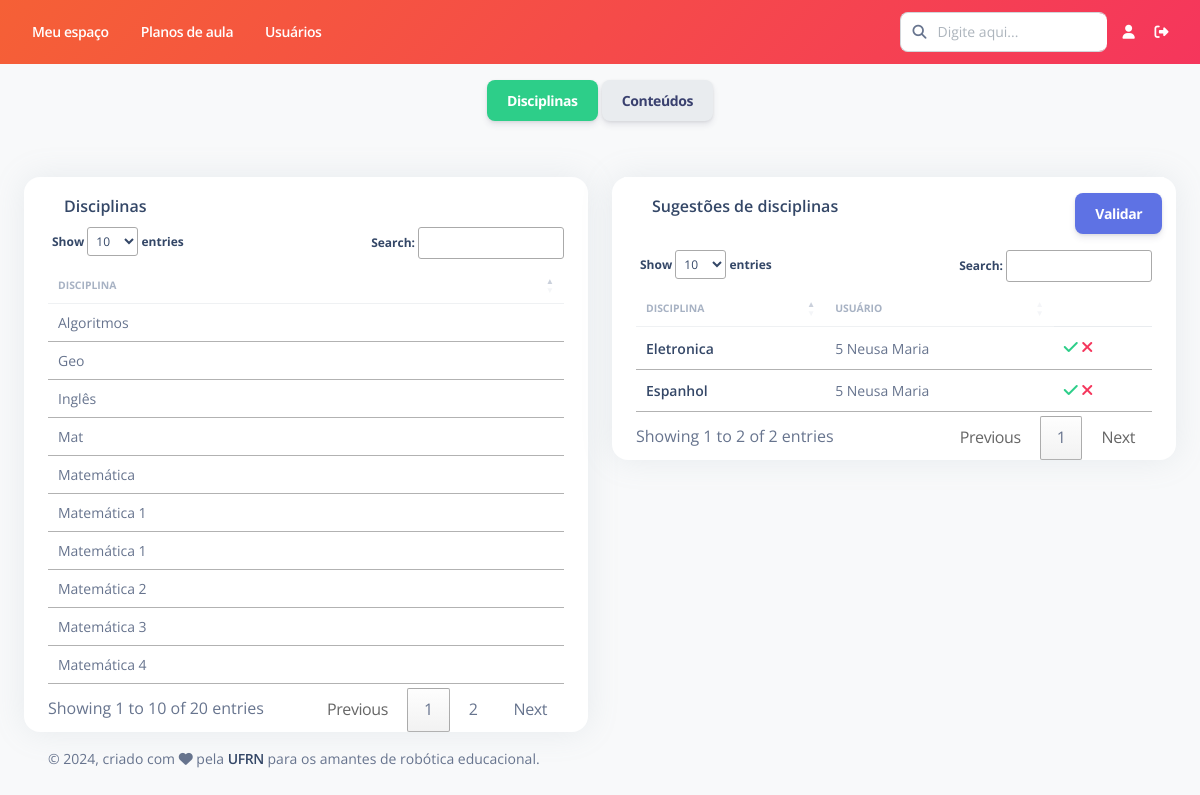
Page /disciplina/listar-sugestoes/0 on the committed database.
### Disciplina/models.py (models this page shows, shortened)
class Disciplina(models.Model):
    nome = models.CharField(max_length=200, verbose_name="Nome")
    status = models.CharField(max_length=7, choices=STATUS, default='Ativo')
    def __str__(self):
        return self.nome
    class Meta:
        ordering = ['nome']
        verbose_name = "Disciplina"
        verbose_name_plural = "Disciplinas"

class SugestaoDisciplina(models.Model):
    nome = models.CharField(max_length=200, verbose_name="Nome")
    usuario = models.ForeignKey(Usuario, on_delete=models.RESTRICT, null=True, verbose_name="Usuário")
    status = models.CharField(max_length=1, choices=STATUS_SUGESTAO, default='A')
    comentarios = models.TextField(null=True, blank=True, verbose_name="Comentários")
    data = models.DateField(auto_now_add=True, verbose_name="Data de criação", null=True)
    class Meta:
        ordering = ['status']
        verbose_name = "Sugestão de Disciplina"
        verbose_name_plural = "Sugestões de Disciplina"

### Disciplina/views.py (the view)
# urls.py: path('listar-sugestoes/<int:tipo>', views.listar_sugestoes, name="listar_sugestoes"),
def listar_sugestoes(request, tipo):
    sugestoes_disciplina = SugestaoDisciplina.objects.filter(status="A")
    sugestoes_conteudo = SugestaoConteudo.objects.filter(status="A")
    disciplinas = Disciplina.objects.filter(status="Ativo")
    conteudos = Conteudo.objects.filter(status="Ativo")
    informacoes = {
        'sugestoes_disciplina': sugestoes_disciplina,
        'sugestoes_conteudo': sugestoes_conteudo,
        'lista_disciplinas': disciplinas,
        'lista_conteudos': conteudos,
        'tipo': tipo,
    }
    return render(request, "Disciplina/listar_sugestoes.html", informacoes)

### Usuario/models.py (called while the page is built)
    def __str__(self):
        return str(self.id) + " " + self.first_name + " " + self.last_name

### templates/Disciplina/listar_sugestoes.html (shortened to what this page needs)
{% extends "Base/base.html" %}
{% load static %}
{% block conteudo %}
<div class="p-3 text-center">
  <button id="btn_disciplina" class="btn btn-success" onclick="mostrar_disciplinas()">Disciplinas</button>
  <button id="btn_conteudo" class="btn btn-light" onclick="mostrar_conteudos()">Conteúdos</button>
</div>
<div id="div_disciplina">
  <div class="row mt-4">
  <div class="col-lg-6 col-md-12 mb-lg-0 mb-4">
    <div class="card container">
      <div class="card-header pb-0 p-3">
        <div class="d-flex justify-content-between">
          <h6 class="mb-2">Disciplinas</h6>
        </div>
      </div>
      <div class="table-responsive">
          <table id="tabela_disciplinas" class="table align-items-center" cellspacing="0">
            <thead>
              <tr>
                <th class="text-uppercase text-secondary text-xxs font-weight-bolder opacity-7">Disciplina</th>
              </tr>
            </thead>
            <tbody>
                {% for disciplina in lista_disciplinas %}
                    <tr>
                        <td><p class="text-sm mb-0">{{disciplina.nome}}</p></td>
                    </tr>
                {% endfor %}
            </tbody>
          </table>
      </div>
    </div>
  </div>
  <div class="col-lg-6 mb-lg-0 mb-4">
    <div class="card container">
      <form id="form_disciplina">
        <div class="card-header pb-0 p-3 row">
          <div class="col-10">
            <h6 class="mb-0">Sugestões de disciplinas</h6>
          </div>
          <div class="col-2">
            <input type="submit" class="btn btn-primary" value="Validar" />
          </div>
        </div>
        <div class="table-responsive">
          <table id="tabela_sugestao_disciplina" class="table align-items-center" cellspacing="0">
            <thead>
              <tr>
                <th class="text-uppercase text-secondary text-xxs font-weight-bolder opacity-7">Disciplina</th>
                <th class="text-uppercase text-secondary text-xxs font-weight-bolder opacity-7">Usuário</th>
                <th></th>
              </tr>
            </thead>
            <tbody>
                {% for sugestao in sugestoes_disciplina %}
                    <tr>
                        <td><h6 class="mb-0 text-sm">{{sugestao.nome}}</h6></td>
                        <td><p class="text-sm mb-0">{{sugestao.usuario}}</p></td>
                        <td class="align-items-center">
                            <a onclick="aceitar_disciplina({{sugestao.pk}})">
                              <i id="aceitar_disciplina_{{sugestao.pk}}" class="fa fa-check text-success"></i>
                            </a>
                            <a onclick="negar_disciplina({{sugestao.pk}})">
                              <i id="negar_disciplina_{{sugestao.pk}}" class="fa fa-times text-danger"></i>
                            </a>
                        </td>
                    </tr>
                {% endfor %}
            </tbody>
        </table>
      </div>
      </form>
    </div>
  </div>
</div>
</div>
{% endblock %}

### rows in the picture
Disciplina: nome "Algoritmos"
Disciplina: nome "Geo"
Disciplina: nome "Inglês"
Disciplina: nome "Mat"
Disciplina: nome "Matemática"
Disciplina: nome "Matemática 1"
Disciplina: nome "Matemática 1"
Disciplina: nome "Matemática 2"
Disciplina: nome "Matemática 3"
Disciplina: nome "Matemática 4"
SugestaoDisciplina: nome "Espanhol", usuario "5 Neusa Maria"
SugestaoDisciplina: nome "Eletronica", usuario "5 Neusa Maria"
